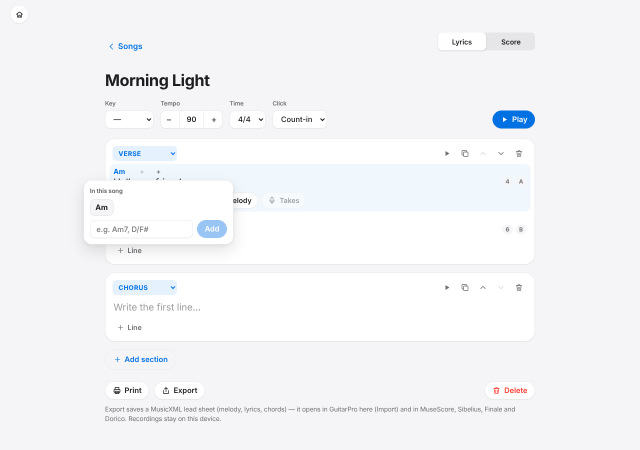
#> input picture picker-d.png, 1280 x 900 px (shown at 1/2 size)
$ python home-art-key.py ../picker-d.png ../cls-1280.png 5 5 ../cls-1280.png
#> lines starting #> are read from the running program, lines starting #| are printed output that depends on the picture; after the words box and inside, x2 and y2 are one past the last pixel; in counts of white or black regions, pixels touching at a corner belong together
# Key out the white background (flood fill from the border), soft edge.
import sys
from collections import deque
from PIL import Image
import numpy as np
src, out, width = sys.argv[1], sys.argv[2], int(sys.argv[3])
POCKET_X = int(sys.argv[4]) if len(sys.argv) > 4 else 0
SHADOW = len(sys.argv) > 5 and sys.argv[5] == 'shadow'
im = Image.open(src).convert('RGB')
#> im is the input picture: PIL image 1280x900 RGB; mean R, G, B 244.5, 245.3, 247.5
a = np.asarray(im).astype(np.int16)
h, w, _ = a.shape
#> h = 900; w = 1280
mn = a.min(axis=2); mx = a.max(axis=2)
bgish = (mn > 222) & (mx - mn < 14)          # near-white, neutral
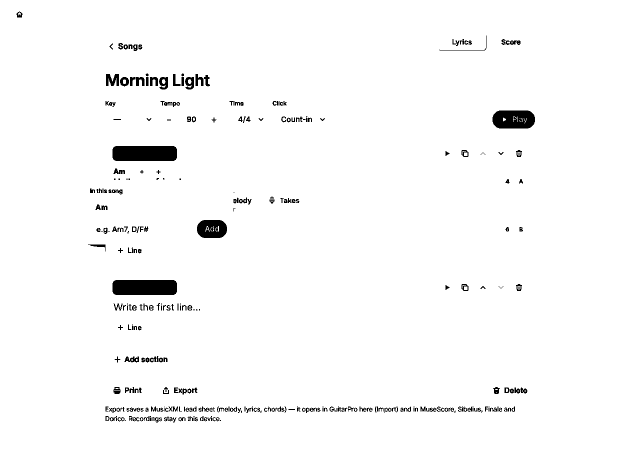
#> bgish: shape (900, 1280) bool (shown at 1/2 size); 97.7% white; 309 black regions (60 under 20 px), largest, box (x1, y1, x2, y2) and area: (225, 292, 354, 322) 3806, (225, 560, 354, 590) 3806, (985, 221, 1070, 257) 2706
seen = np.zeros((h, w), bool)
q = deque()
for x in range(w):
    for y in (0, h - 1):
        if bgish[y, x]: seen[y, x] = True; q.append((y, x))
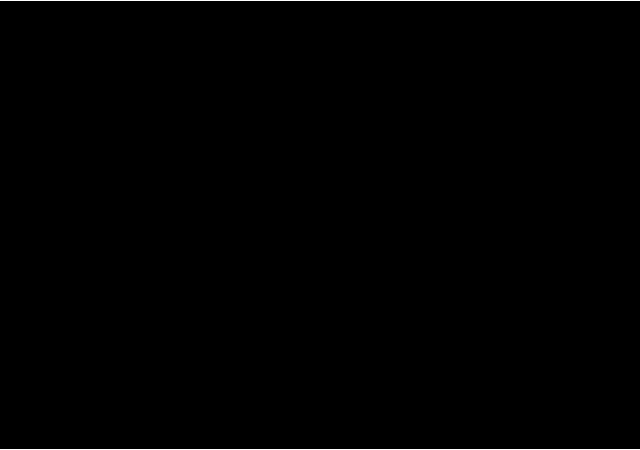
#> seen: shape (900, 1280) bool (shown at 1/2 size); 0.22% white in thin lines or dots
for y in range(h):
    for x in (0, w - 1):
        if bgish[y, x] and not seen[y, x]: seen[y, x] = True; q.append((y, x))
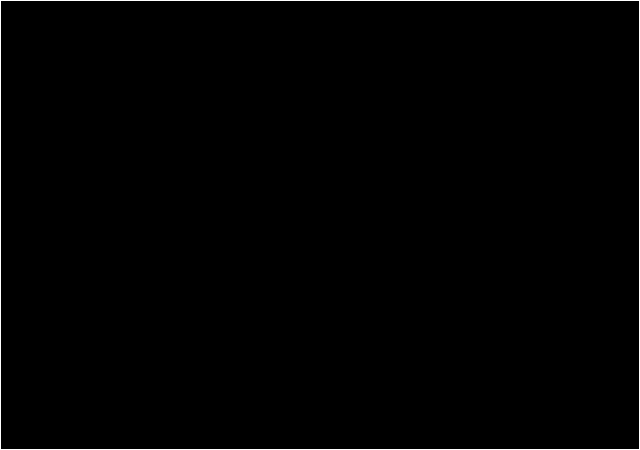
#> seen: shape (900, 1280) bool (shown at 1/2 size); 0.38% white in thin lines or dots
while q:
    y, x = q.popleft()
    for dy, dx in ((1,0),(-1,0),(0,1),(0,-1)):
        ny, nx = y+dy, x+dx
        if 0 <= ny < h and 0 <= nx < w and not seen[ny, nx] and bgish[ny, nx]:
            seen[ny, nx] = True; q.append((ny, nx))
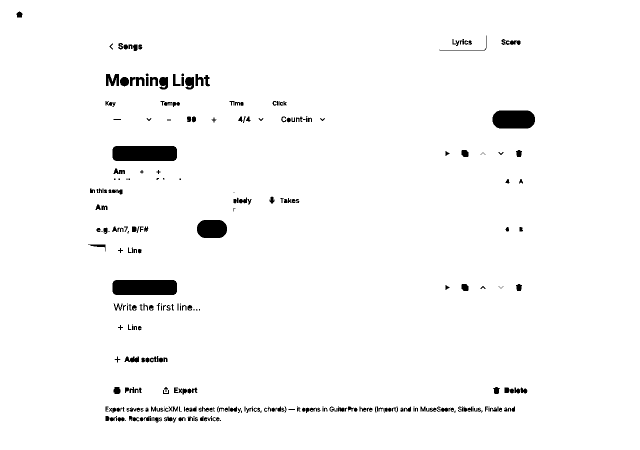
#> seen: shape (900, 1280) bool (shown at 1/2 size); 97.5% white; 308 black regions (59 under 20 px), largest, box (x1, y1, x2, y2) and area: (225, 292, 354, 322) 3806, (225, 560, 354, 590) 3806, (985, 221, 1070, 257) 2808
# enclosed white pockets left of the screen (between arm and body)
lab = np.zeros((h, w), bool)
for y0 in range(h):
    for x0 in range(0, POCKET_X):
        if bgish[y0, x0] and not seen[y0, x0] and not lab[y0, x0] and mn[y0, x0] > 240:
            comp = []; q2 = deque([(y0, x0)]); lab[y0, x0] = True
            while q2:
                y, x = q2.popleft(); comp.append((y, x))
                for dy, dx in ((1,0),(-1,0),(0,1),(0,-1)):
                    ny, nx = y+dy, x+dx
                    if 0 <= ny < h and 0 <= nx < w and not lab[ny, nx] and not seen[ny, nx] and bgish[ny, nx]:
                        lab[ny, nx] = True; q2.append((ny, nx))
            if len(comp) > 150 and max(p[1] for p in comp) < POCKET_X + 5:
                for p in comp: seen[p] = True
#> lab: shape (900, 1280) bool; every value is 0
alpha = np.full((h, w), 255, np.uint8)
# background: alpha from darkness (keeps faint glow / shadow), 0 for pure white
lum = a.mean(axis=2)
if SHADOW:
    # background = black with alpha = darkness: a soft shadow stays exactly as it looked on white
    dark = 255 - lum[seen]
    alpha[seen] = np.where(dark < 7, 0, np.clip(dark, 0, 255)).astype(np.uint8)
    a[seen] = 0
else:
    alpha[seen] = np.clip((246 - lum[seen]) * 255 / 40, 0, 255).astype(np.uint8)
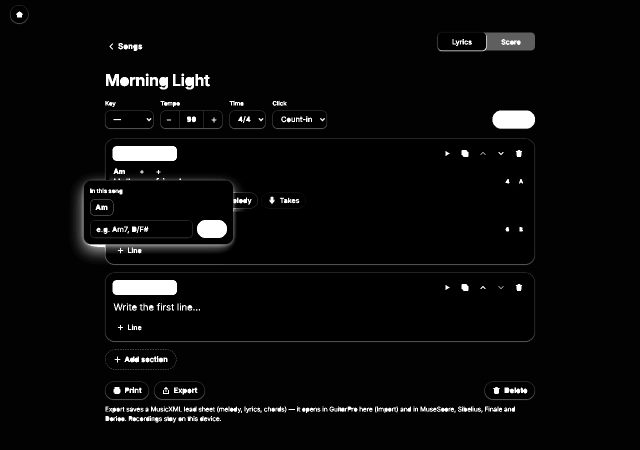
#> alpha: shape (900, 1280) (shown at 1/2 size); min 0, max 255, mean 9.3
# feather the boundary 1px
from PIL import ImageFilter
am = Image.fromarray(alpha).filter(ImageFilter.GaussianBlur(0.6))
rgba = Image.fromarray(a.astype(np.uint8)).convert('RGBA'); rgba.putalpha(am)
bbox = rgba.getbbox(); rgba = rgba.crop(bbox)
#> after `bbox = rgba.getbbox()`: bbox = (0, 0, 1280, 900)
rgba = rgba.resize((width, round(rgba.height * width / rgba.width)), Image.LANCZOS)
rgba.save(out, 'WEBP', quality=86, method=6)
print(rgba.size, bbox)
#| (5, 4) (0, 0, 1280, 900)

$ run again, on cls-390.png
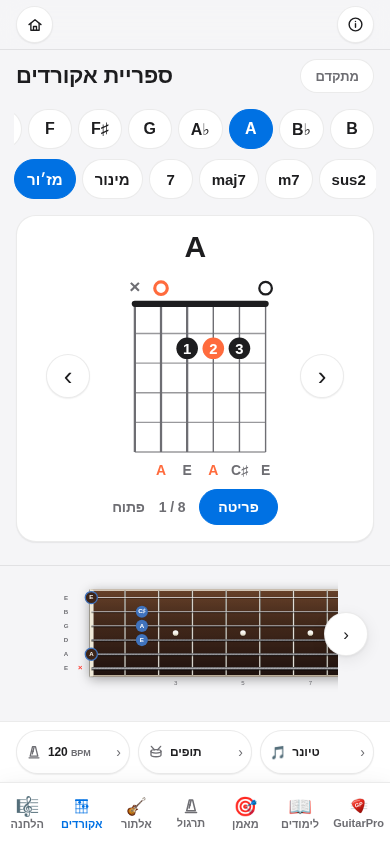
#> input picture cls-390.png, 390 x 844 px
#> im is the input picture: PIL image 390x844 RGB; mean R, G, B 230.2, 230.6, 232.7
#> bgish: shape (844, 390) bool; 87.4% white; 143 black regions (41 under 20 px), largest, box (x1, y1, x2, y2) and area: (84, 588, 338, 685) 23501, (131, 300, 269, 453) 4915, (199, 489, 278, 525) 2524
#> after the loop `for y in range(h):`:
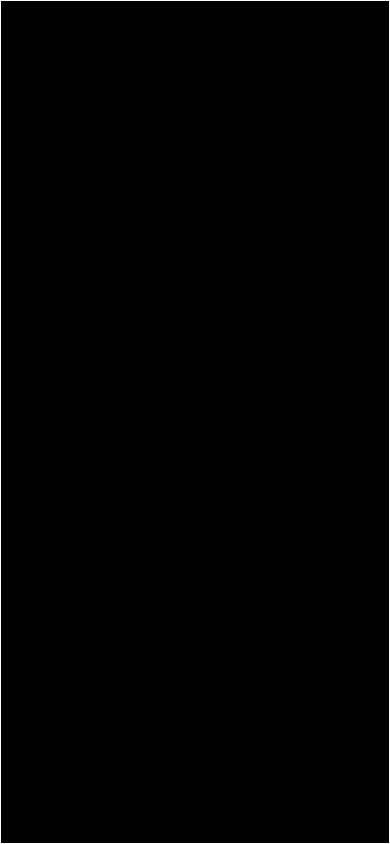
#> seen: shape (844, 390) bool; 0.75% white in thin lines or dots
#> bbox = (0, 0, 390, 832)
#> `rgba = rgba.crop(bbox)`:
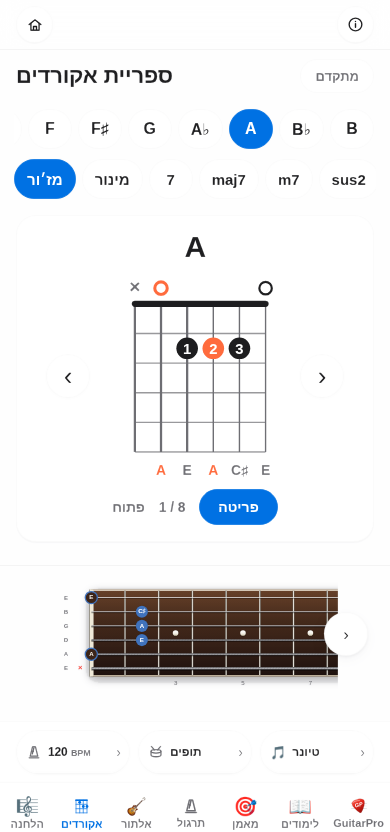
#> rgba: PIL image 390x832 RGBA; mean R, G, B, A 229.8, 230.2, 232.4, 48.8; transparent parts drawn white
#| (5, 11) (0, 0, 390, 832)

$ run again, on cls2-1280.png
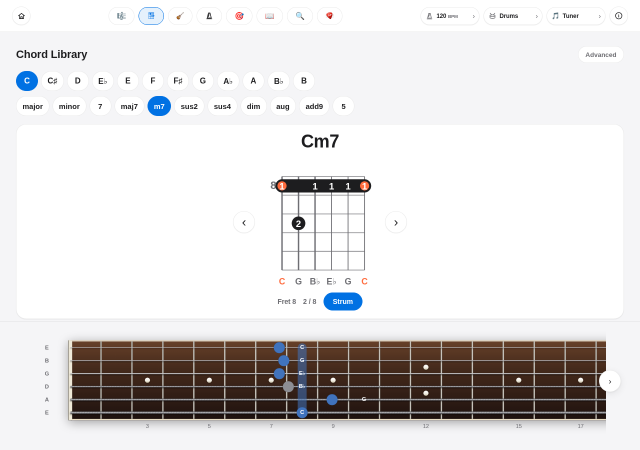
#> input picture cls2-1280.png, 1280 x 900 px (shown at 1/2 size)
#> im is the input picture: PIL image 1280x900 RGB; mean R, G, B 221.1, 218.8, 218.6
#> bgish: shape (900, 1280) bool; 81.6% white; 120 black regions (16 under 20 px), largest, box (x1, y1, x2, y2) and area: (130, 678, 1212, 856) 186296, (541, 352, 743, 541) 10117, (647, 585, 725, 621) 2479
#> `alpha[seen] = np.clip((246 - lum[seen]) * 255 / 40, 0, 255).astype(np...`:
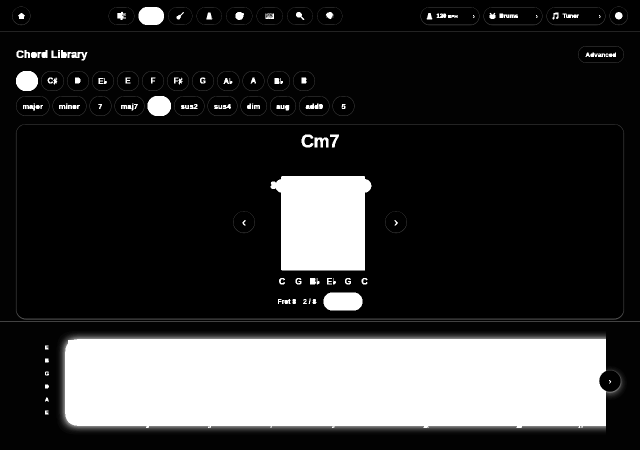
#> alpha: shape (900, 1280) (shown at 1/2 size); min 0, max 255, mean 55.5
#> bbox = (0, 12, 1280, 900)
#> `rgba = rgba.crop(bbox)`:
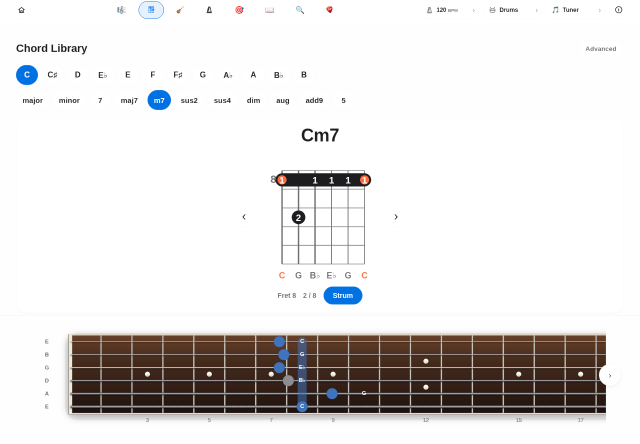
#> rgba: PIL image 1280x888 RGBA (shown at 1/2 size); mean R, G, B, A 220.7, 218.3, 218.1, 56.2; transparent parts drawn white
#| (5, 3) (0, 12, 1280, 900)

$ run again, on cls2-390.png
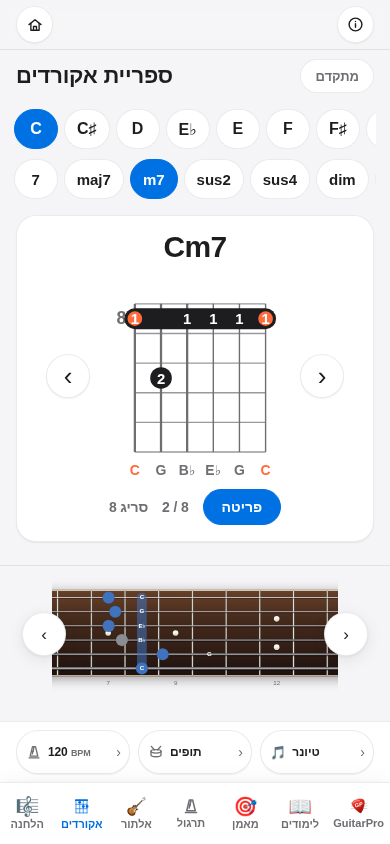
#> input picture cls2-390.png, 390 x 844 px
#> im is the input picture: PIL image 390x844 RGB; mean R, G, B 227.9, 228.2, 230.2
#> bgish: shape (844, 390) bool; 86.1% white; 138 black regions (34 under 20 px), largest, box (x1, y1, x2, y2) and area: (52, 588, 338, 685) 26369, (117, 303, 276, 453) 6533, (203, 489, 281, 525) 2485
#> after the loop `for y in range(h):`:
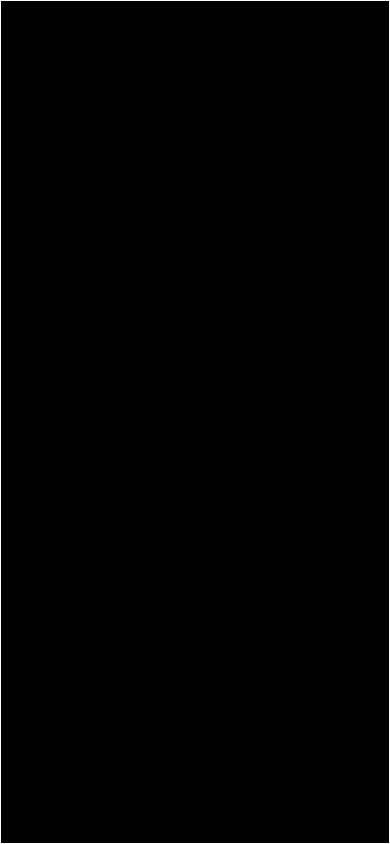
#> seen: shape (844, 390) bool; 0.75% white in thin lines or dots
#> bbox = (0, 0, 390, 832)
#> `rgba = rgba.crop(bbox)`:
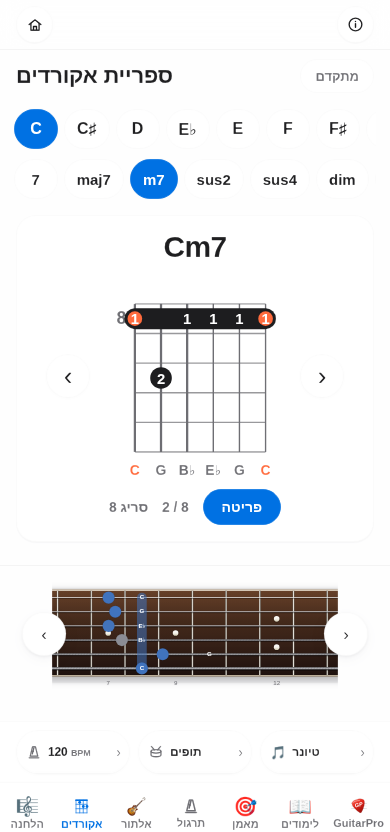
#> rgba: PIL image 390x832 RGBA; mean R, G, B, A 227.5, 227.8, 229.9, 50.7; transparent parts drawn white
#| (5, 11) (0, 0, 390, 832)
